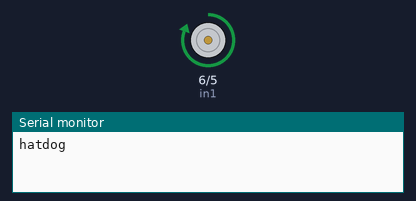
The sketch below on a simulated Arduino Uno, built with avr-gcc and run on an emulated ATmega328P. Parts: motor-driver pin pairs drawn as motors (green arrow = first pin HIGH = forward, orange = second pin HIGH = backward, longer = more drive, scaled by the enable pin), the last lines printed to the serial monitor.

Above: at 1.0 s.
At 5.7 s:
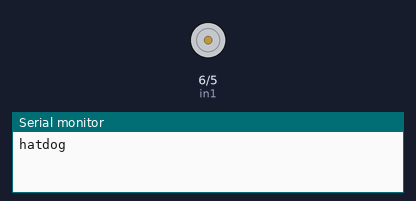
At 19.2 s:
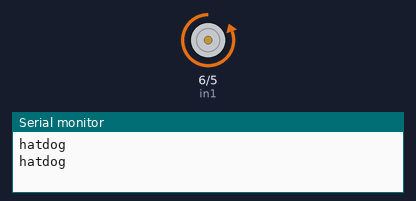
Timing chart, 0 to 21.1 s (numbered marks = the images above):
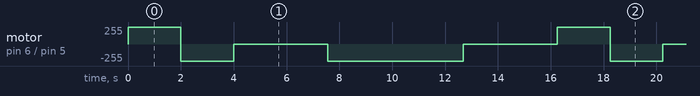

The sketch:

motor_control_sample_L298N.ino
```cpp
int enA=7;
int in1=6;
int in2=5;

void setup() {
  // put your setup code here, to run once:
  pinMode(enA,OUTPUT);
  pinMode(in1,OUTPUT);
  pinMode(in2,OUTPUT);

  digitalWrite(in1,LOW);
  digitalWrite(in2,LOW);

  Serial.begin(9600);

}

void loop() {
  // put your main code here, to run repeatedly:
  Serial.println("hatdog");
  directionControl();
  delay(1000);
  speedControl();
  delay(1000);
}

void directionControl (){
  analogWrite(enA,255);

  digitalWrite(in1,HIGH);
  digitalWrite(in2,LOW);
  delay(2000);

  digitalWrite(in1,LOW);
  digitalWrite(in2,HIGH);
  delay(2000);

  digitalWrite(in1,LOW);
  digitalWrite(in2,LOW);

}

void speedControl() {
  digitalWrite(in1,LOW);
  digitalWrite(in2,HIGH);

  for (int i=0; i<256; i++){
    analogWrite(enA,i);
    delay(20);
  }

  for(int i=255; i>=0;i--){
    analogWrite(enA,i);
    delay(20);
  }

  digitalWrite(in1,LOW);
  digitalWrite(in2,LOW);
  }
```

Measured:
- by itself, motor on pin 6 (in1) / pin 5 (in2): repeats every 16.2 s: backward 255/255 2.0 s, stopped 3.6 s, backward 255/255 5.1 s, stopped 3.6 s, forward 255/255 2.0 s
